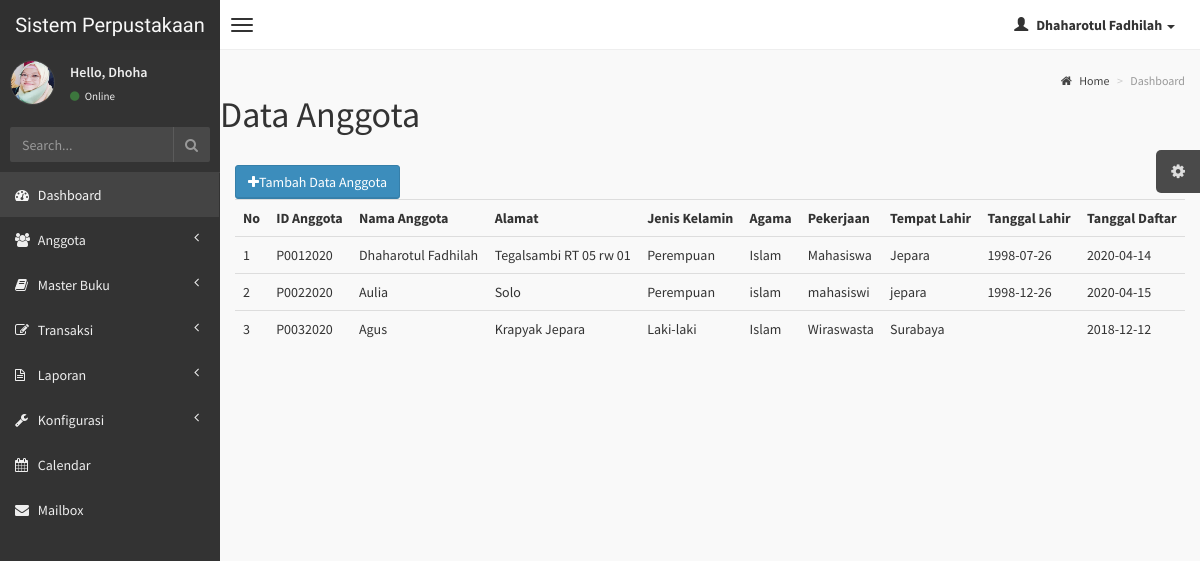
/index.php/anggota/anggota1, run on the app's committed database.
### tables this page shows
CREATE TABLE `tb_anggota` (
  `id_anggota` varchar(100) NOT NULL,
  `nama_anggota` varchar(250) DEFAULT NULL,
  `alamat` varchar(250) DEFAULT NULL,
  `jenis_kelamin` varchar(10) DEFAULT NULL,
  `agama` varchar(50) DEFAULT NULL,
  `pekerjaan` varchar(250) DEFAULT NULL,
  `Tempat_lahir` varchar(200) DEFAULT NULL,
  `tanggal_lahir` date DEFAULT NULL,
  `tanggal_daftar` date DEFAULT NULL
);

### application/controllers/Anggota.php (called while the page is built, shortened)
<?php
class Anggota extends CI_Controller{
	public function anggota1()
	{
		$data['anggota'] = $this->m_anggota->tampil_data()->result();
		$this->load->view("templates/template");
		$this->load->view("anggota",$data);
		$this->load->view("templates/footer");
	}
}

### index.php (called while the page is built, shortened)
<?php
require_once BASEPATH.'core/CodeIgniter.php';

### application/models/m_anggota.php (called while the page is built, shortened)
<?php
class m_anggota extends CI_Model{
	public function tampil_data()
	{
		return $this->db->get('tb_anggota');
	}
}

### application/views/anggota.php (the view, shortened to what this page needs)
<div class="content-wrapper">
	<section class="content-header">
		<h1>
			Data Anggota
        </h1>
    </section>
    <section class="content">
    	<button class="btn btn-primary" data-toggle="modal" data-target="#exampleModal"><i class="fa fa-plus"></i>Tambah Data Anggota</button>
    	<table class="table">
    		<tr>
    			<th>No</th>
    			<th>ID Anggota</th>
    			<th>Nama Anggota</th>
                <th>Alamat</th>
                <th>Jenis Kelamin</th>
                <th>Agama</th>
                <th>Pekerjaan</th>
                <th>Tempat Lahir</th>
                <th>Tanggal Lahir</th>
                <th>Tanggal Daftar</th>
    		</tr>
    		<?php
    		$no = 1;
    		foreach ($anggota as $tb_anggota): ?>
    		<tr>
    			<td><?php echo $no++ ?></td>
    			<td><?php echo $tb_anggota->id_anggota ?></td>
    			<td><?php echo $tb_anggota ->nama_anggota?></td>
                <td><?php echo $tb_anggota ->alamat?></td>
                <td><?php echo $tb_anggota ->jenis_kelamin?></td>
                <td><?php echo $tb_anggota ->agama?></td>
                <td><?php echo $tb_anggota ->pekerjaan?></td>
                <td><?php echo $tb_anggota ->Tempat_lahir?></td>
                <td><?php echo $tb_anggota ->tanggal_lahir?></td>
                <td><?php echo $tb_anggota ->tanggal_daftar?></td>
    		</tr>
    	<?php endforeach; ?>
    	</table>
    </section>

### application/views/templates/template.php (shortened to what this page needs)
<!DOCTYPE html>
<html>
    <head>
        <link href="<?php echo base_url(); ?>AdminLTE/css/bootstrap.min.css" rel="stylesheet" type="text/css" />
        <link href="<?php echo base_url(); ?>AdminLTE/css/font-awesome.min.css" rel="stylesheet" type="text/css" />
        <link href="<?php echo base_url(); ?>AdminLTE/css/ionicons.min.css" rel="stylesheet" type="text/css" />
        <link href="<?php echo base_url(); ?>AdminLTE/css/jvectormap/jquery-jvectormap-1.2.2.css" rel="stylesheet" type="text/css" />
        <link href="<?php echo base_url(); ?>AdminLTE/css/fullcalendar/fullcalendar.css" rel="stylesheet" type="text/css" />
        <link href="<?php echo base_url(); ?>AdminLTE/css/daterangepicker/daterangepicker-bs3.css" rel="stylesheet" type="text/css" />
        <link href="<?php echo base_url(); ?>AdminLTE/css/bootstrap-wysihtml5/bootstrap3-wysihtml5.min.css" rel="stylesheet" type="text/css" />
        <link href="<?php echo base_url(); ?>AdminLTE/css/AdminLTE.css" rel="stylesheet" type="text/css" />
    </head>
    <body class="skin-black">
        <header class="header">
            <a href="" class="logo">
                Sistem Perpustakaan
            </a>
            <nav class="navbar navbar-static-top" role="navigation">
                <a href="<?php echo base_url(); ?>AdminLTE/" class="navbar-btn sidebar-toggle" data-toggle="offcanvas" role="button">
                    <span class="icon-bar"></span>
                    <span class="icon-bar"></span>
                    <span class="icon-bar"></span>
                </a>
                <div class="navbar-right">
                    <ul class="nav navbar-nav">
                        <li class="dropdown user user-menu">
                            <a href="#" class="dropdown-toggle" data-toggle="dropdown">
                                <i class="glyphicon glyphicon-user"></i>
                                <span>Dhaharotul Fadhilah <i class="caret"></i></span>
                            </a>
                        </div>
                    </nav>
                </header>
        <div class="wrapper row-offcanvas row-offcanvas-left">
            <body class="skin-black">
            <aside class="left-side sidebar-offcanvas">
                <section class="sidebar">
                    <div class="user-panel">
                        <div class="pull-left image">
                            <img src="<?php echo base_url(); ?>AdminLTE/img/aku.JPG" class="img-circle" alt="User Image" />
                        </div>
                        <div class="pull-left info">
                            <p>Hello, Dhoha</p>
                            <a href="#"><i class="fa fa-circle text-success"></i> Online</a>
                        </div>
                    </div>
                    <form action="#" method="get" class="sidebar-form">
                        <div class="input-group">
                            <input type="text" name="q" class="form-control" placeholder="Search..."/>
                            <span class="input-group-btn">
                                <button type='submit' name='seach' id='search-btn' class="btn btn-flat"><i class="fa fa-search"></i></button>
                            </span>
                        </div>
                    </form>
                    <ul class="sidebar-menu">
                        <li class="active">
                            <a href="<?php echo base_url(''); ?>">
                                <i class="fa fa-dashboard"></i> <span>Dashboard</span>
                            </a>
                        </li>
                        <li class="treeview">
                            <a href="#">
                                <i class="fa fa-users"></i>
                                <span>Anggota</span>
                                <i class="fa fa-angle-left pull-right"></i>
                            </a>
                        </li>
                        <li class="treeview">
                            <a href="#">
                                <i class="fa fa-book"></i>
                                <span>Master Buku</span>
                                <i class="fa fa-angle-left pull-right"></i>
                            </a>
                        </li>
                        <li class="treeview">
                            <a href="#">
                                <i class="fa fa-edit"></i>
                                <span>Transaksi</span>
                                <i class="fa fa-angle-left pull-right"></i>
                            </a>
                        </li>
                        <li class="treeview">
                            <a href="#">
                                <i class="fa fa-file-text-o"></i> <span>Laporan</span>
                                <i class="fa fa-angle-left pull-right"></i>
                            </a>
                        </li>
                        <li class="treeview">
                            <a href="#">
                                <i class="fa fa-wrench"></i> <span>Konfigurasi</span>
                                <i class="fa fa-angle-left pull-right"></i>
                            </a>
                        </li>
                        <li>
                            <a href="<?php echo base_url('calendar'); ?>">
                                <i class="fa fa-calendar"></i> <span>Calendar</span>
                            </a>
                        </li>
                        <li>
                            <a href="<?php echo base_url(); ?>AdminLTE/pages/mailbox.html">
                                <i class="fa fa-envelope"></i> <span>Mailbox</span>
                            </a>
                        </li>
                    </ul>
                </section>
            </aside>
            <aside class="right-side">
                <section class="content-header">
                    <ol class="breadcrumb">
                        <li><a href="<?php echo base_url(); ?>"><i class="fa fa-home"></i> Home</a></li>
                        <li class="active">Dashboard</li>
                    </ol>
                </section>
    </body>
</html>

### data on the page
tb_anggota: id_anggota "P0012020", nama_anggota "Dhaharotul Fadhilah", alamat "Tegalsambi RT 05 rw 01", jenis_kelamin "Perempuan", agama "Islam", pekerjaan "Mahasiswa", Tempat_lahir "Jepara", tanggal_lahir "1998-07-26", tanggal_daftar "2020-04-14"
tb_anggota: id_anggota "P0022020", nama_anggota "Aulia", alamat "Solo", jenis_kelamin "Perempuan", agama "islam", pekerjaan "mahasiswi", Tempat_lahir "jepara", tanggal_lahir "1998-12-26", tanggal_daftar "2020-04-15"
tb_anggota: id_anggota "P0032020", nama_anggota "Agus", alamat "Krapyak Jepara", jenis_kelamin "Laki-laki", agama "Islam", pekerjaan "Wiraswasta", Tempat_lahir "Surabaya", tanggal_daftar "2018-12-12"
